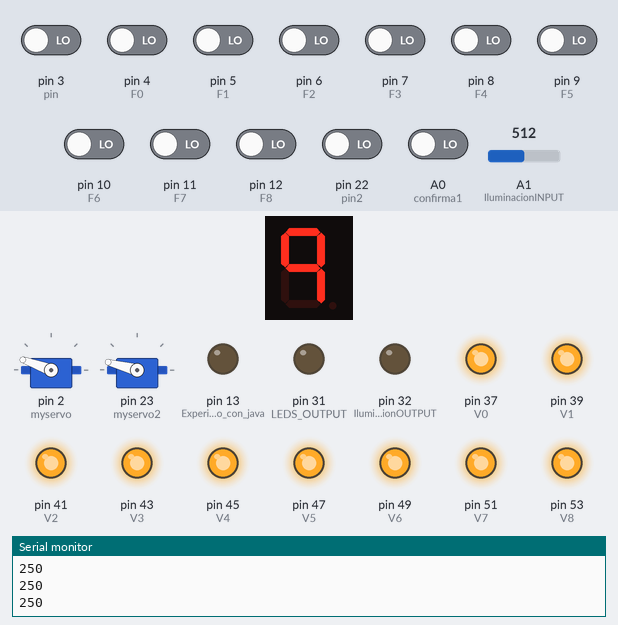
A sketch run on a simulated Arduino Mega 2560, built with avr-gcc and run on an emulated ATmega2560. Parts: 1-digit seven-segment display, 2 × servo, output pins drawn as LEDs (lit = HIGH), the last lines printed to the serial monitor. Wiring (inferred from the names in the program): 1-digit 7-segment display, segments lit when LOW: segments pin 24, pin 25, pin 26, pin 27, pin 28, pin 29, pin 30. The inputs (shaded band) are chosen by the test bench; at power-on: A0 (confirma1), pin 3 (pin), pin 4 (F0), pin 5 (F1), pin 6 (F2), pin 7 (F3), pin 8 (F4), pin 9 (F5), pin 10 (F6), pin 11 (F7), pin 12 (F8), pin 22 (pin2) LOW, A1 (IluminacionINPUT) = 512. The segment pins are drawn as the display they are named for; pins used as bus, display or sensor lines are not drawn.

Above: at 1.2 s.
1.3 s: pin 3 (pin) driven HIGH
At 2.4 s:
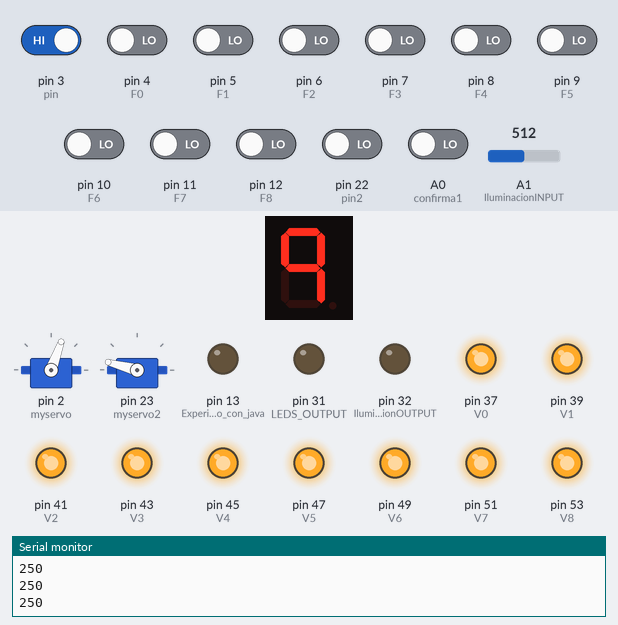
3.2 s: A0 (confirma1) driven HIGH
At 4.66 s:
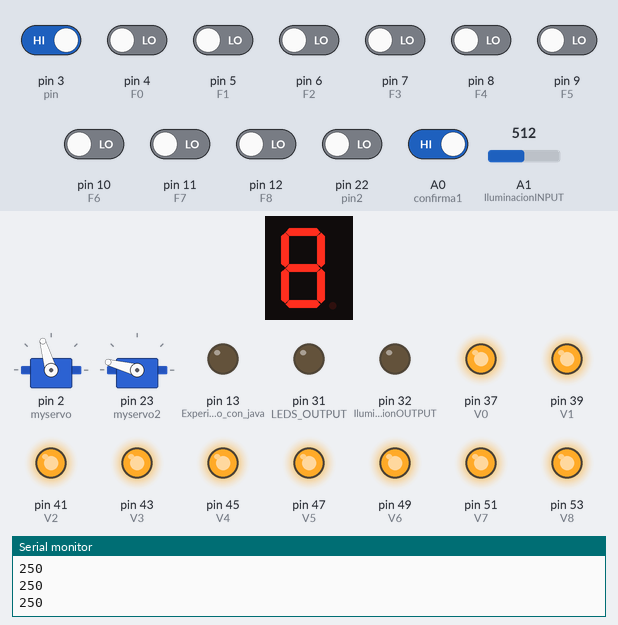
6.2 s: A1 (IluminacionINPUT) set to 426
7.7 s: A1 (IluminacionINPUT) set to 394
At 8.7 s:
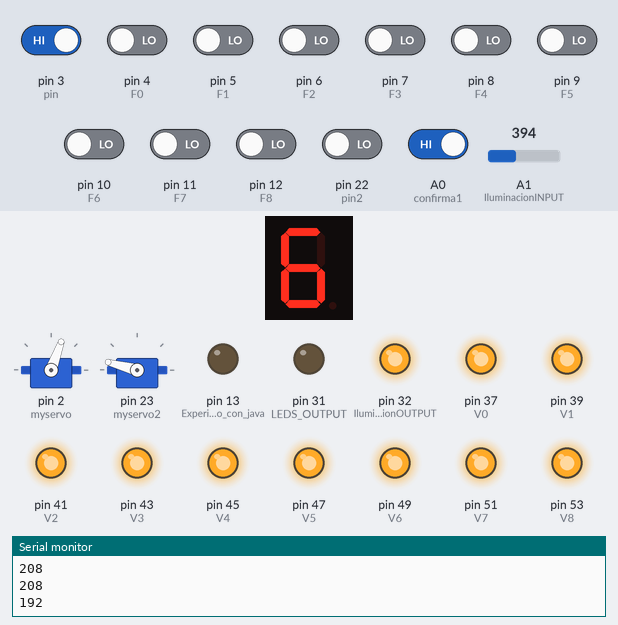
10.7 s: pin 4 (F0) driven HIGH
At 12.3 s:
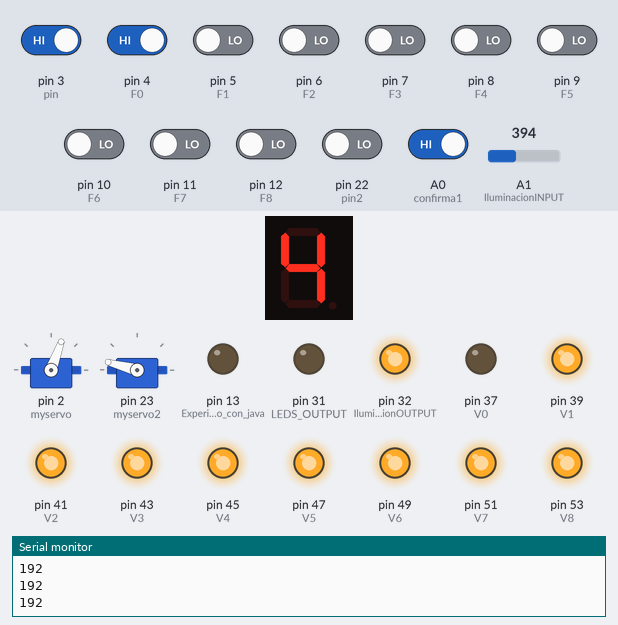
13.7 s: pin 5 (F1) driven HIGH
At 16.0 s:
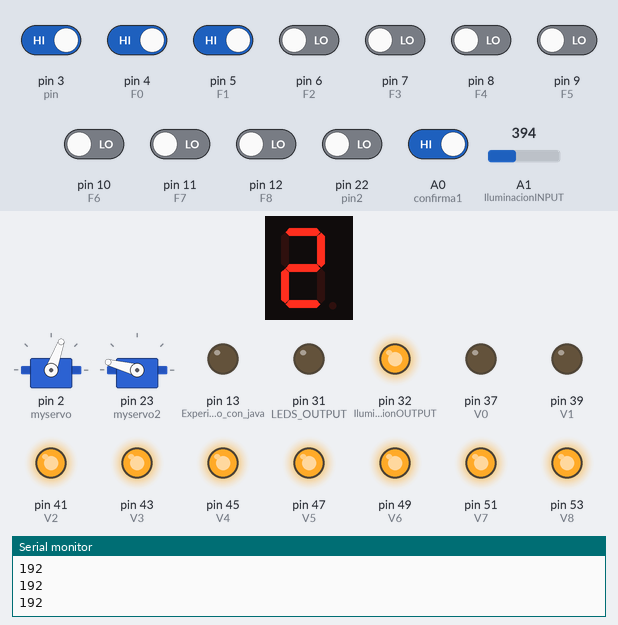
Timing chart, 0 to 17.7 s (numbered marks = the images above; inputs shaded):
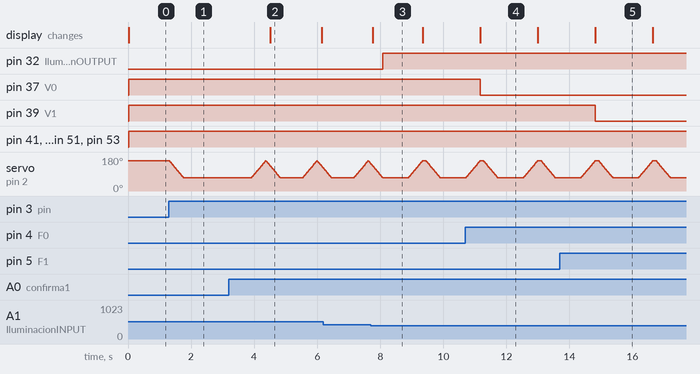

Measured:
- the behaviour switches between 412 and 411 on A1 (IluminacionINPUT) (found by bisection; images 2 and 3)
- after the input at 1.3 s, servo on pin 2 (myservo): moves from 160° to 70° over 0.45 s, starting at once
- after the input at 7.7 s, pin 32 (IluminacionOUTPUT): LOW → HIGH after 0.38 s
- after the input at 10.7 s, pin 37 (V0): HIGH → LOW after 0.47 s
- after the input at 13.7 s, pin 39 (V1): HIGH → LOW after 1.1 s

The sketch:

Semaforos.ino
```cpp
/** El siguiente codigo fue diseñado para controlar el proyecto "Estacionamiento Inteligente".
 *  Se analizan distintas variables de medio ambiente para modificar otras que seran visualizadas por el usuario final.
 *  Este codigo  analiza los resultados de 10 fotoresistencias y 3 fotodiodos para modificar las siguientes variables de medio ambiente:
 *  -Presencia de auto para cada uno de los cajones del estacionamiento, con leds (rojo:ocupado,verde:disponible).
 *  -Posicion del brazo para entrada y el brazo para salida (abajo impide la entrada al estacionamiento, arriba es lo contrario).
 *  -Iluminacion del estacionamiento (Se enciende el foco a falta de luz, se apaga si hay luz).
 *  -Cantidad de espacios disponibles en el estacionamiento (Se nyestra en un display).
 */
#include <Servo.h>//se importa la libreria para utilizar los servomotores

//variables que se usaran para encender o apagar los leds de los semaforos
//se igualan las variables a los pines del arduino que se quieren utilizar
const int R8 = 52;
const int V8 = 53;

const int R7 = 50;
const int V7 = 51;

const int R6 = 48;
const int V6 = 49;

const int R5 = 46;
const int V5 = 47;

const int R4 = 44;
const int V4 = 45;

const int R3 = 42;
const int V3 = 43;

const int R2 = 40;
const int V2 = 41;

const int R1 = 38;
const int V1 = 39;

const int R0 = 36;
const int V0 = 37;

//entradas digitales que se usaran para evaluar el estado de los semaforos
const int F8 = 12;  //the number of the LDR pin
const int F7 = 11;  //the number of the LDR pin
const int F6 = 10;  //the number of the LDR pin
const int F5 = 9;  //the number of the LDR pin
const int F4 = 8;  //the number of the LDR pin
const int F3 = 7;  //the number of the LDR pin
const int F2 = 6;  //the number of the LDR pin
const int F1 = 5;  //the number of the LDR pin
const int F0 = 4;  //the number of the LDR pin


//variables para el servomotor entrada
Servo myservo;  // crea el objeto servo
int pos = 0;   // posicion del servo
int pin = 3;   //bit de entrada(0 o 1)
int confirma1=A0; //segundo bit de entrada (0 o 1) para bajar la barra cuando el auto haya pasado por completo


//variables para el servomotor salida
Servo myservo2;  // crea el objeto servo
int pos2 = 0;   // posicion del servo
int pin2 = 22;   //bit de entrada(0 o 1)

//variables para la iluminacion con foco
const int IluminacionINPUT=A1;//pin de entrada, bit digital para la iluminacion
const int IluminacionOUTPUT=32;//pin de salida, bit digital para la iluminacion
const int LEDS_OUTPUT=31;//pin de salida,bit digital para la iluminacion con leds

//Variables para el contador con display
//Se declaran los pines de acuerdo a las letras del diagrama del display
int a = 24;
int b = 25;
int c = 26;
int d = 27;
int e = 28;
int f = 29;
int g = 30;
int contador;//variable para saber el numero de cajones disponibles

int input;//experimento con java

void setup() {
  /**
   *En el metodo void setup() se ajustan y se preparan las funciones
   *que llevara a cabo el microcontrolador
   */

  Serial.begin(9600);//Abre el puerto serie y fija la velocidad en baudios para la transmisión de datos en serie

  //se inicializan los pines que se utilizaran para encender los leds de los semaforos
  pinMode(R8, OUTPUT);
  pinMode(V8, OUTPUT);

  pinMode(R7, OUTPUT);
  pinMode(V7, OUTPUT);

  pinMode(R6, OUTPUT);
  pinMode(V6, OUTPUT);

  pinMode(R5, OUTPUT);
  pinMode(V5, OUTPUT);

  pinMode(R4, OUTPUT);
  pinMode(V4, OUTPUT);

  pinMode(R3, OUTPUT);
  pinMode(V3, OUTPUT);

  pinMode(R2, OUTPUT);
  pinMode(V2, OUTPUT);

  pinMode(R1, OUTPUT);
  pinMode(V1, OUTPUT);

  pinMode(R0, OUTPUT);
  pinMode(V0, OUTPUT);

  //se inicializan las entradas digitales para las fotoresistencias
  pinMode(F8, INPUT);
  pinMode(F7, INPUT);
  pinMode(F6, INPUT);
  pinMode(F5, INPUT);
  pinMode(F4, INPUT);
  pinMode(F3, INPUT);
  pinMode(F2, INPUT);
  pinMode(F1, INPUT);
  pinMode(F0, INPUT);

  //inicializacion del servomotor de entrada
   myservo.attach(2);    // vincula el servo al pin digital (salida al servo)
   pinMode(pin, INPUT);  //definir pin como entrada (3)
   pinMode(confirma1, INPUT);  //definir pin como entrada (A0)
   myservo.write(160);     //posicion inicial del servo(160 grados)
   delay(10);

   //inicializacion del servomotor de salida
   myservo2.attach(23);    // vincula el servo al pin digital (salida al servo)
   pinMode(pin2, INPUT);  //definir pin como entrada (22)
   myservo2.write(165);     //posicion inicial del servo(165 grados)
   delay(10);

   //definimos las variables para la iluminacion
   pinMode(IluminacionINPUT,INPUT);
   pinMode(IluminacionOUTPUT,OUTPUT);
   pinMode(LEDS_OUTPUT,OUTPUT);

   //mostramos nueve espacios al comenzar el programa
   contador=9;//el numero de cajones disponibles al iniciar el programa
   actualizaContador(contador);

   //se definen los pines de salida que controlaran el display del contador
   pinMode(a, OUTPUT);
   pinMode(b, OUTPUT);
   pinMode(c, OUTPUT);
   pinMode(d, OUTPUT);
   pinMode(e, OUTPUT);
   pinMode(f, OUTPUT);
   pinMode(g, OUTPUT);

   pinMode(13, OUTPUT); // Experimento con java
}


void loop() {
/**
 * La función loop en Arduino es la que se ejecuta un número infinito de veces.
 * Al encenderse el Arduino se ejecuta el código del setup y luego se entra al loop,
 * el cual se repite de forma indefinida hasta que se apague o se reinicie el microcontrolador.
 */


//control del servomotor de entrada:
int value=digitalRead(pin);  //se guarda el valor logico del sensor para la entrada al estacionamiento
int valueConfirma1=digitalRead(confirma1);  //valor logico del segundo sensor para la entrada al estacionamiento
int grados=myservo.read();//se identifica en que angulo de giro esta el servomotor de entrada


/**
 * la puerta de la entrada solo se abrira si hay presencia de un carro
 * y si el contador es mayor o igual a 1
 */

if(contador>=1){
    if(grados>=160){ //si la barra si esta abajo
        if(value==HIGH){  //si hay prescencia de carro
          levanta_barra();
        }
     }
     else if(grados<=70){//si la barra esta arriba
       if(valueConfirma1==HIGH){ //si el carro paso por el segundo sensor de la entrada
        delay(700);
        baja_barra();
        contador--;
        actualizaContador(contador);
       }
     }
}


//control del servomotor de salida:
int value2=digitalRead(pin2);  //valor logico del sensor de salida del estacionamiento
int grados2=myservo2.read();   //se identifica en que angulo de giro esta el servomotor de salida


if(contador<=9){
    if(grados2>=120){ //si la barra si esta abajo
        if(value2==HIGH){  //si hay prescencia de carro
          levanta_barra2();
        }
     }
     else if(grados2<=85){//si la barra esta arriba
       if(value2==LOW){ //si no hay prescencia de carro
        delay(6000);
        baja_barra2();
        if(contador<9){contador++;}
         actualizaContador(contador);
       }
     }
}

  /**
   * variables para evaluar el estado de los semaforos
   * estas recibirán el bit digital (1 o 0) que arrojan las
   * fotoresistencias de los semaforos
   */

  int  ValueF8= digitalRead(F8 );  //lectura digital de pin
  int  ValueF7= digitalRead(F7);  //lectura digital de pin
  int  ValueF6= digitalRead(F6);  //lectura digital de pin
  int  ValueF5= digitalRead(F5);  //lectura digital de pin
  int  ValueF4= digitalRead(F4);  //lectura digital de pin
  int  ValueF3= digitalRead(F3);  //lectura digital de pin
  int  ValueF2= digitalRead(F2);  //lectura digital de pin
  int  ValueF1= digitalRead(F1);  //lectura digital de pin
  int  ValueF0= digitalRead(F0);  //lectura digital de pin


  //Se evalua el estado de cada uno de los semaforos
  Semaforo(ValueF8,R8,V8);
  Semaforo(ValueF7,R7,V7);
  Semaforo(ValueF6,R6,V6);
  Semaforo(ValueF5,R5,V5);
  Semaforo(ValueF4,R4,V4);
  Semaforo(ValueF3,R3,V3);
  Semaforo(ValueF2,R2,V2);
  Semaforo(ValueF1,R1,V1);
  Semaforo(ValueF0,R0,V0);

  /*int umbral=digitalRead(IluminacionINPUT);
  if(umbral==HIGH){
    digitalWrite(IluminacionOUTPUT,HIGH);
    digitalWrite(LEDS_OUTPUT,LOW);
  }else{
    digitalWrite(IluminacionOUTPUT,LOW);
    digitalWrite(LEDS_OUTPUT,HIGH);
  }*/


  //Control de la iluminacion del estacionamiento
  int umbral=analogRead(IluminacionINPUT);
  int luz = (5.0 * umbral * 100.0)/1024.0;
  Serial.println(luz);
  if(luz<=200){
    digitalWrite(IluminacionOUTPUT,HIGH);
    digitalWrite(LEDS_OUTPUT,LOW);
    delay(100);
  }else if(luz>=330){
    digitalWrite(IluminacionOUTPUT,LOW);
    digitalWrite(LEDS_OUTPUT,HIGH);
    delay(100);
  }


   //experimento con java
   if (Serial.available() > 0) {
    input = Serial.read();
    if (input == '1'){
      digitalWrite(13, HIGH); //Si el valor de input es 1, se enciende el LED
    }
    else
    {
      digitalWrite(13, LOW); //Si el valor de input es diferente de 1, se apaga el LED
    }
  }


}


//Metodos necesarios para el correcto funcionamiento del programa:


void Semaforo(int BIT,const int ROJO,const int VERDE){
 /**
 * Metodo para evaluar el estado de un semaforo,+
 * si hay prescencia de un carro en el cajon de estacionamiento
 * se encenderá el led rojo y se apagara el led verde. De lo contrario
 * se encenderá el led verde y se apagara el led rojo.
 */
  if (BIT==HIGH) {
    digitalWrite(ROJO, HIGH);
    digitalWrite(VERDE, LOW);
   }
  else {
    digitalWrite(ROJO, LOW);
    digitalWrite(VERDE, HIGH);
  }
}


//servomotor de entrada
void levanta_barra(){
  /**
   * Este metodo levanta la barra de la entrada del estacionamiento
   * con retraso de 5 milisegundos.
   */
   for (pos = 160; pos >=70; pos -= 1)
   {
      myservo.write(pos);
      delay(5);
   }
  }

   void  baja_barra(){
    /**
   * Este metodo baja la barra de la entrada del estacionamiento
   * con retraso de 5 milisegundos.
   */
   for (pos = 70; pos <= 160; pos += 1)
   {
      myservo.write(pos);
      delay(5);
   }
  }


//servomotor de salida
  void levanta_barra2(){
   /**
   * Este metodo levanta la barra de la salida del estacionamiento
   * con retraso de 8 milisegundos.
   */
   for (pos = 167; pos >=85; pos -= 1)
   {
      myservo2.write(pos);
      delay(8);
   }
  }

   void  baja_barra2(){
    /**
   * Este metodo baja la barra de la salida del estacionamiento
   * con retraso de 8 milisegundos.
   */
   for (pos = 85; pos <= 167; pos += 1)
   {
      myservo2.write(pos);
      delay(8);
   }
  }


   void actualizaContador(int Conta){
   /**
   * Este metodo recibe el valor actual del contador para
   * mostrarlo en el display
   */
    if(Conta==9){nueve();}
    else if(Conta==8){ocho();}
    else if(Conta==7){siete();}
    else if(Conta==6){seis();}
    else if(Conta==5){cinco();}
    else if(Conta==4){cuatro();}
    else if(Conta==3){tres();}
    else if(Conta==2){dos();}
    else if(Conta==1){uno();}
    else if(Conta==0){cero();}
   }

   //metodos necesarios para mostrar lel conteo del estacionamiento en el display
   void cero(){
    digitalWrite(a,LOW);
    digitalWrite(b,LOW);
    digitalWrite(c,LOW);
    digitalWrite(d,LOW);
    digitalWrite(e,LOW);
    digitalWrite(f,LOW);
    digitalWrite(g,HIGH);
   }

   void uno(){
    digitalWrite(a,HIGH);
    digitalWrite(b,LOW);
    digitalWrite(c,LOW);
    digitalWrite(d,HIGH);
    digitalWrite(e,HIGH);
    digitalWrite(f,HIGH);
    digitalWrite(g,HIGH);
   }

   void dos(){
    digitalWrite(a,LOW);
    digitalWrite(b,LOW);
    digitalWrite(c,HIGH);
    digitalWrite(d,LOW);
    digitalWrite(e,LOW);
    digitalWrite(f,HIGH);
    digitalWrite(g,LOW);
   }

   void tres(){
    digitalWrite(a,LOW);
    digitalWrite(b,LOW);
    digitalWrite(c,LOW);
    digitalWrite(d,LOW);
    digitalWrite(e,HIGH);
    digitalWrite(f,HIGH);
    digitalWrite(g,LOW);
   }


   void cuatro(){
    digitalWrite(a,HIGH);
    digitalWrite(b,LOW);
    digitalWrite(c,LOW);
    digitalWrite(d,HIGH);
    digitalWrite(e,HIGH);
    digitalWrite(f,LOW);
    digitalWrite(g,LOW);
   }

   void cinco(){
    digitalWrite(a,LOW);
    digitalWrite(b,HIGH);
    digitalWrite(c,LOW);
    digitalWrite(d,LOW);
    digitalWrite(e,HIGH);
    digitalWrite(f,LOW);
    digitalWrite(g,LOW);
   }

   void seis(){
    //Seis
    digitalWrite(a,LOW);
    digitalWrite(b,HIGH);
    digitalWrite(c,LOW);
    digitalWrite(d,LOW);
    digitalWrite(e,LOW);
    digitalWrite(f,LOW);
    digitalWrite(g,LOW);
   }

   void siete(){
    digitalWrite(a,LOW);
    digitalWrite(b,LOW);
    digitalWrite(c,LOW);
    digitalWrite(d,HIGH);
    digitalWrite(e,HIGH);
    digitalWrite(f,HIGH);
    digitalWrite(g,HIGH);
   }

   void ocho(){
    //Ocho
    digitalWrite(a,LOW);
    digitalWrite(b,LOW);
    digitalWrite(c,LOW);
    digitalWrite(d,LOW);
    digitalWrite(e,LOW);
    digitalWrite(f,LOW);
    digitalWrite(g,LOW);
   }

   void nueve(){
    digitalWrite(a,LOW);
    digitalWrite(b,LOW);
    digitalWrite(c,LOW);
    digitalWrite(d,HIGH);
    digitalWrite(e,HIGH);
    digitalWrite(f,LOW);
    digitalWrite(g,LOW);
   }
```
